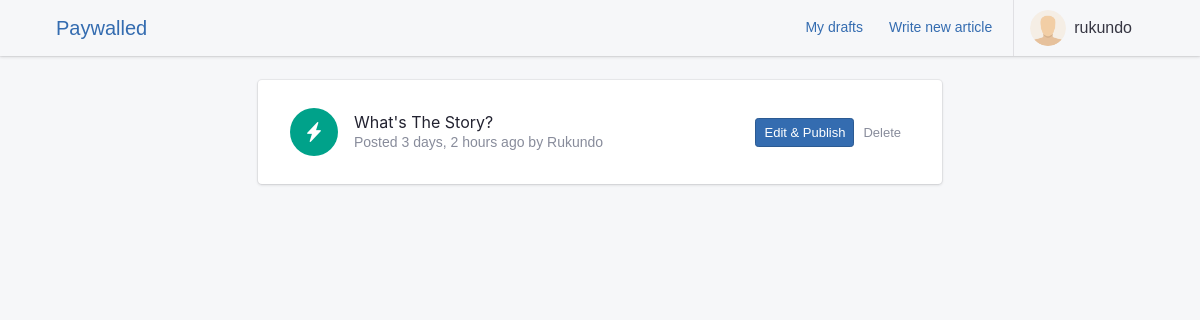
The page /articles/drafts/ (signed in) on the database as committed earlier.
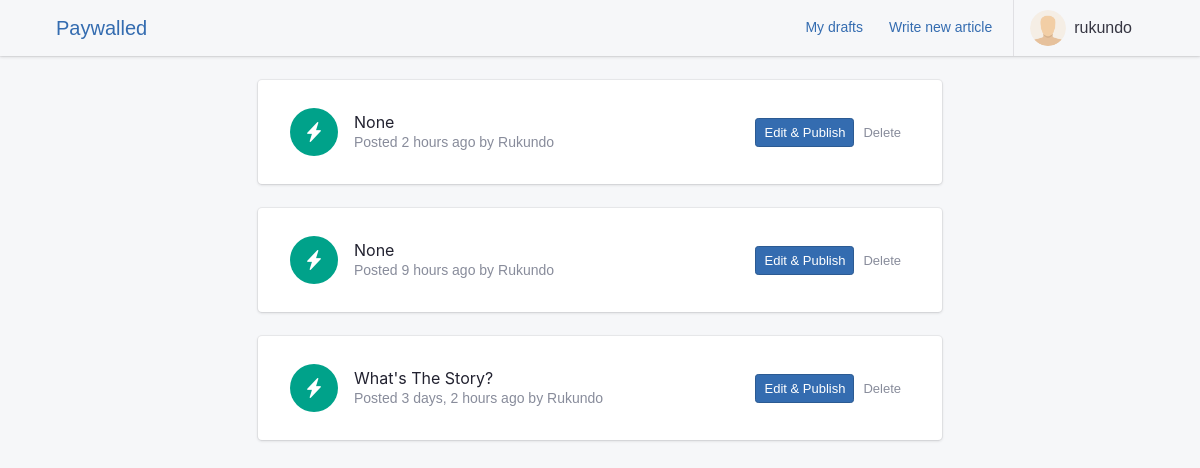
The same page on the database as committed later.
### apps/authentication/models.py (models this page shows, shortened)
class Profile(models.Model):
    user = models.OneToOneField(User, on_delete=models.CASCADE, verbose_name=_("user"))
    node_pubkey = models.CharField(max_length=80, unique=True, blank=True, null=True)
    class Meta:
        verbose_name = _("profile")
        verbose_name_plural = _("profiles")
        db_table = "auth_profile"
    def get_screen_name(self):
        try:
            if self.user.get_full_name():
                return self.user.get_full_name()
            else:
                return self.user.username
        except Exception:
            return self.user.username

### apps/blog/models.py (models this page shows, shortened)
class Article(models.Model):
    DRAFT = "D"
    PUBLISHED = "P"
    STATUS = ((DRAFT, _("Draft")), (PUBLISHED, _("Published")))
    uuid = models.UUIDField(unique=True, default=uuid.uuid4, editable=False)
    user = models.ForeignKey(
        settings.AUTH_USER_MODEL,
        null=True,
        related_name="articles",
        on_delete=models.SET_NULL,
    )
    date_created = models.DateTimeField(auto_now_add=True)
    date_published = models.DateTimeField(auto_now=True)
    title = models.CharField(max_length=255, null=True, unique=True)
    status = models.CharField(max_length=1, choices=STATUS, default=DRAFT)
    content = models.CharField(_("Content"), max_length=40000, blank=True)
    edited = models.BooleanField(default=False)
    objects = ArticleQuerySet.as_manager()
    class Meta:
        verbose_name = _("Article")
        verbose_name_plural = _("Articles")
        ordering = ("-date_published",)

### apps/blog/views.py (the view)
# urls.py: path("drafts/", view=list_drafts, name="drafts"),
@login_required()
def list_drafts(request):
    drafts = request.user.articles.filter(status="D")
    context = {
        "drafts": drafts
    }
    return render(request, "blog/draft_list.html", context)

### paywalled/templates/blog/draft_list.html (shortened to what this page needs)
{% extends 'base.html' %}
{% load static i18n %}
{% load humanize %}
{% block content %}
<div class="container">
    <div class="row">
        <div class="col-md-8 mx-auto">
            <div class="list-group list-group-flush list-group-divider">
                {% for article in drafts %}
                <div class="card mb-4" id="drafts">
                    <div class="card-body">
                        <div class="list-group-item">
                            <div class="list-group-item-figure">
                                <a href="{% url 'articles:article' article.uuid %}"
                                    class="tile tile-lg tile-circle bg-success">
                                    <i class="bi bi-lightning-charge-fill"></i>
                                </a>
                            </div>
                            <div class="list-group-item-body">
                                <h4 class="list-group-item-title">
                                    <a href="{% url 'articles:article' article.uuid %}">{{ article.title|title }}</a>
                                </h4>
                                <p class="list-group-item-text">{% trans 'Posted' %}
                                    {{ article.date_published|naturaltime }}
                                    by
                                    {{ article.user.profile.get_screen_name|title }} </p>
                            </div>
                            <div class="list-group-item-figure">
                                <a href="{% url 'articles:publish_article' article.uuid %}"
                                    class="btn btn-sm btn-primary">Edit & Publish</a>
                                <a class="btn btn-sm btn-light"
                                    href="{% url 'articles:delete_draft' article.pk %}">Delete</a>
                            </div>
                        </div>
                    </div>
                </div>
                {% empty %}
                <p class="no-data">You have no drafts yet.</p>
                {% endfor %}
            </div>
        </div>
    </div>
</div>
{% endblock content %}

### paywalled/templates/base.html (shortened to what this page needs)
{% load compress static django_htmx %}
<!DOCTYPE html>
<html lang="en">
<head>
  {% compress css %}
  <link rel="stylesheet" href="{% static 'css/theme.min.css' %}" data-skin="default" />
  <link rel="stylesheet" href="https://cdn.jsdelivr.net/npm/bootstrap-icons@1.8.1/font/bootstrap-icons.css">
  {% endcompress %}
</head>
<body hx-headers='{"X-CSRFToken": "{{ csrf_token }}"}'>
  {% block body %}
  <div class="app container">
    {% block header %}
    {% include 'includes/header.html' %}
    {% endblock header %}
    <main class="app-main">
      <div class="wrapper">
        <div class="page{% block page_meta %}{% endblock %}">
          <div class="page-inner" {% block inner_style %}{% endblock %}>
            {% block content %}{% endblock %}
          </div>
        </div>
      </div>
    </main>
  </div>
  {% endblock body %}
</body>
</html>

### paywalled/templates/includes/header.html (shortened to what this page needs)
{% load static %}
<header class="app-header app-header-light">
  <div class="top-bar container">
    <div class="top-bar-brand">
      <a href="/">Paywalled</a>
    </div>
    <div class="top-bar-list">
      {% block header-far-right %}
      <div class="top-bar-item top-bar-item-right px-0 d-none d-sm-flex">
        <ul class="header-nav nav">
          {% if user.is_authenticated %}
          <li class="nav-item">
            <a class="btn btn-link" href="{% url 'articles:drafts' %}">My drafts</a>
          </li>
          <li class="nav-item">
            <a class="btn btn-link" href="{% url 'articles:write_new' %}">Write new article</a>
          </li>
          {% endif %}
        </ul>
        {% if user.is_authenticated %}
        <div class="navbar-nav dropdown d-flex">
          <button class="btn-account w-100" type="button" data-toggle="dropdown" aria-haspopup="true"
            aria-expanded="false"><span class="user-avatar user-avatar-md mr-lg-0"><img
                src="{% static 'images/user.png' %}" alt=""></span> <span
              class="account-summary pl-lg-2 d-none d-lg-block"><span
                class="account-name">{{ user.profile.get_screen_name }}</span></span>
          </button>
        </div>
        {% else %}
        <a class="btn-account btn btn-primary btn-lg" title="Sign up" href="{% url 'signup' %}">Sign up</a>
        <a class="btn-account btn-default btn-lg" title="Log in" href="{% url 'login' %}">Log in</a>
        {% endif %}
      </div>
      {% endblock %}
    </div>
  </div>
</header>

Rows that differ between the two databases and show on the page:
added Article: title "None", date_published "2 hours ago", user.profile.get_screen_name "Rukundo"
added Article: title "None", date_published "9 hours ago", user.profile.get_screen_name "Rukundo"
